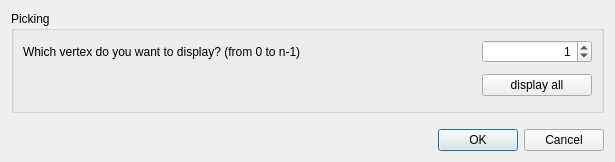
<?xml version="1.0" encoding="UTF-8"?>
<ui version="4.0">
 <class>Choose_colored_poly_vertex_dialog</class>
 <widget class="QDialog" name="Choose_colored_poly_vertex_dialog">
  <property name="enabled">
   <bool>true</bool>
  </property>
  <property name="geometry">
   <rect>
    <x>0</x>
    <y>0</y>
    <width>615</width>
    <height>162</height>
   </rect>
  </property>
  <property name="windowTitle">
   <string>Meshing criteria</string>
  </property>
  <layout class="QVBoxLayout" name="verticalLayout">
   <item>
    <widget class="QGroupBox" name="groupBox_2">
     <property name="title">
      <string>Picking</string>
     </property>
     <layout class="QGridLayout" name="gridLayout_3" columnstretch="2,0">
      <item row="1" column="0">
       <widget class="QLabel" name="objectQuestion">
        <property name="text">
         <string>Which vertex do you want to display? (from 0 to n-1)</string>
        </property>
       </widget>
      </item>
      <item row="1" column="1">
       <widget class="QDoubleSpinBox" name="vertexId">
        <property name="minimumSize">
         <size>
          <width>110</width>
          <height>0</height>
         </size>
        </property>
        <property name="maximumSize">
         <size>
          <width>40</width>
          <height>16777215</height>
         </size>
        </property>
        <property name="baseSize">
         <size>
          <width>40</width>
          <height>0</height>
         </size>
        </property>
        <property name="alignment">
         <set>Qt::AlignRight|Qt::AlignTrailing|Qt::AlignVCenter</set>
        </property>
        <property name="decimals">
         <number>0</number>
        </property>
        <property name="minimum">
         <double>0.000000000000000</double>
        </property>
        <property name="maximum">
         <double>1000.000000000000000</double>
        </property>
        <property name="value">
         <double>1.000000000000000</double>
        </property>
       </widget>
      </item>
      <item row="2" column="0">
       <spacer name="verticalSpacer">
        <property name="orientation">
         <enum>Qt::Vertical</enum>
        </property>
        <property name="sizeHint" stdset="0">
         <size>
          <width>20</width>
          <height>40</height>
         </size>
        </property>
       </spacer>
      </item>
      <item row="2" column="1">
       <widget class="QPushButton" name="displayAll">
        <property name="text">
         <string>display all</string>
        </property>
       </widget>
      </item>
     </layout>
    </widget>
   </item>
   <item>
    <spacer name="verticalSpacer_3">
     <property name="orientation">
      <enum>Qt::Vertical</enum>
     </property>
     <property name="sizeType">
      <enum>QSizePolicy::Fixed</enum>
     </property>
     <property name="sizeHint" stdset="0">
      <size>
       <width>20</width>
       <height>10</height>
      </size>
     </property>
    </spacer>
   </item>
   <item>
    <widget class="QDialogButtonBox" name="buttonBox">
     <property name="orientation">
      <enum>Qt::Horizontal</enum>
     </property>
     <property name="standardButtons">
      <set>QDialogButtonBox::Cancel|QDialogButtonBox::Ok</set>
     </property>
    </widget>
   </item>
  </layout>
 </widget>
 <resources/>
 <connections>
  <connection>
   <sender>buttonBox</sender>
   <signal>accepted()</signal>
   <receiver>Choose_colored_poly_vertex_dialog</receiver>
   <slot>accept()</slot>
   <hints>
    <hint type="sourcelabel">
     <x>384</x>
     <y>191</y>
    </hint>
    <hint type="destinationlabel">
     <x>157</x>
     <y>195</y>
    </hint>
   </hints>
  </connection>
  <connection>
   <sender>buttonBox</sender>
   <signal>rejected()</signal>
   <receiver>Choose_colored_poly_vertex_dialog</receiver>
   <slot>reject()</slot>
   <hints>
    <hint type="sourcelabel">
     <x>384</x>
     <y>191</y>
    </hint>
    <hint type="destinationlabel">
     <x>286</x>
     <y>195</y>
    </hint>
   </hints>
  </connection>
 </connections>
</ui>
